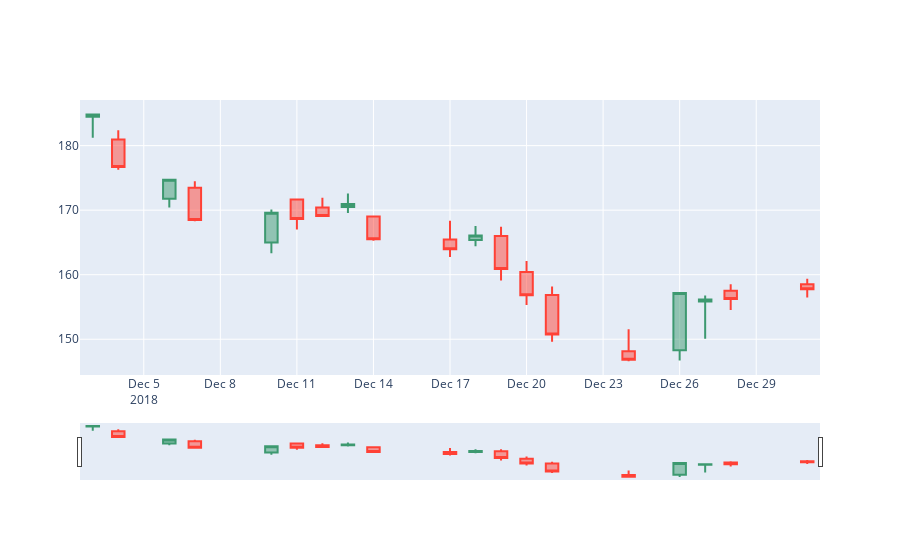

Notebook cell for this chart:
### Code cell
# Plot Candlestick Chart
trace = go.Candlestick(x=df['12-2018'].index,
                open=df['12-2018'].Open,
                high=df['12-2018'].High,
                low=df['12-2018'].Low,
                close=df['12-2018'].Close)

data = [trace]
iplot(data, filename='simple_ohlc')
